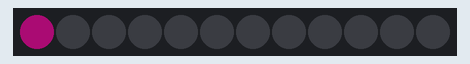
Simulated run of this sketch. Board: Arduino Uno, built with avr-gcc and run on an emulated ATmega328P. Parts: 12 RGB LEDs in strip order, left to right. Dim RGB values are drawn brighter than linear; random numbers use the default seed unless the sketch sets one.

Above: at 0.1 s.
At 4.1 s:
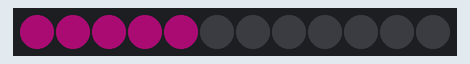
At 9.1 s:
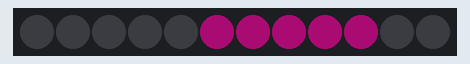
At 19.1 s:
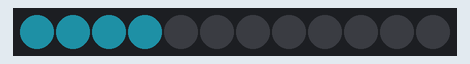
At 28.1 s:
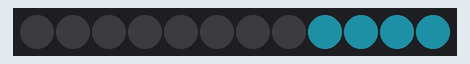
At 38.1 s:
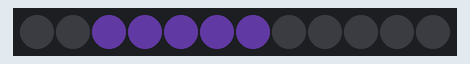

Measured:
- what the display in image 1 shows lasts 1.0 s, from 4.0 s to 5.0 s

The sketch:

sketch_oct06b.ino
```cpp
#include <Adafruit_NeoPixel.h>

#define PIN 2   // input pin Neopixel is attached to

#define NUMPIXELS      12 // number of neopixels in strip

Adafruit_NeoPixel pixels = Adafruit_NeoPixel(NUMPIXELS, PIN, NEO_GRB + NEO_KHZ800);

int delayval = 1000; // timing delay in milliseconds
int red;
int blue;
int green;
void setcolor (){
  red = random(0,255);
  green = random(0,255);
  blue = random(0,255);
}

void setup() {
  // Initialize the NeoPixel library.
  pixels.begin();
  pixels.setBrightness(50);
}

void loop() {
  setcolor();

  for (int i=0; i < NUMPIXELS +4; i++) {

      pixels.setPixelColor(i, pixels.Color(red, green, blue));
      pixels.show();
      pixels.setPixelColor(i-5, pixels.Color(0, 0, 0));
      pixels.show();

    delay(delayval);
  }
  pixels.setPixelColor(11, pixels.Color(0, 0, 0));
  pixels.show();
}
```
